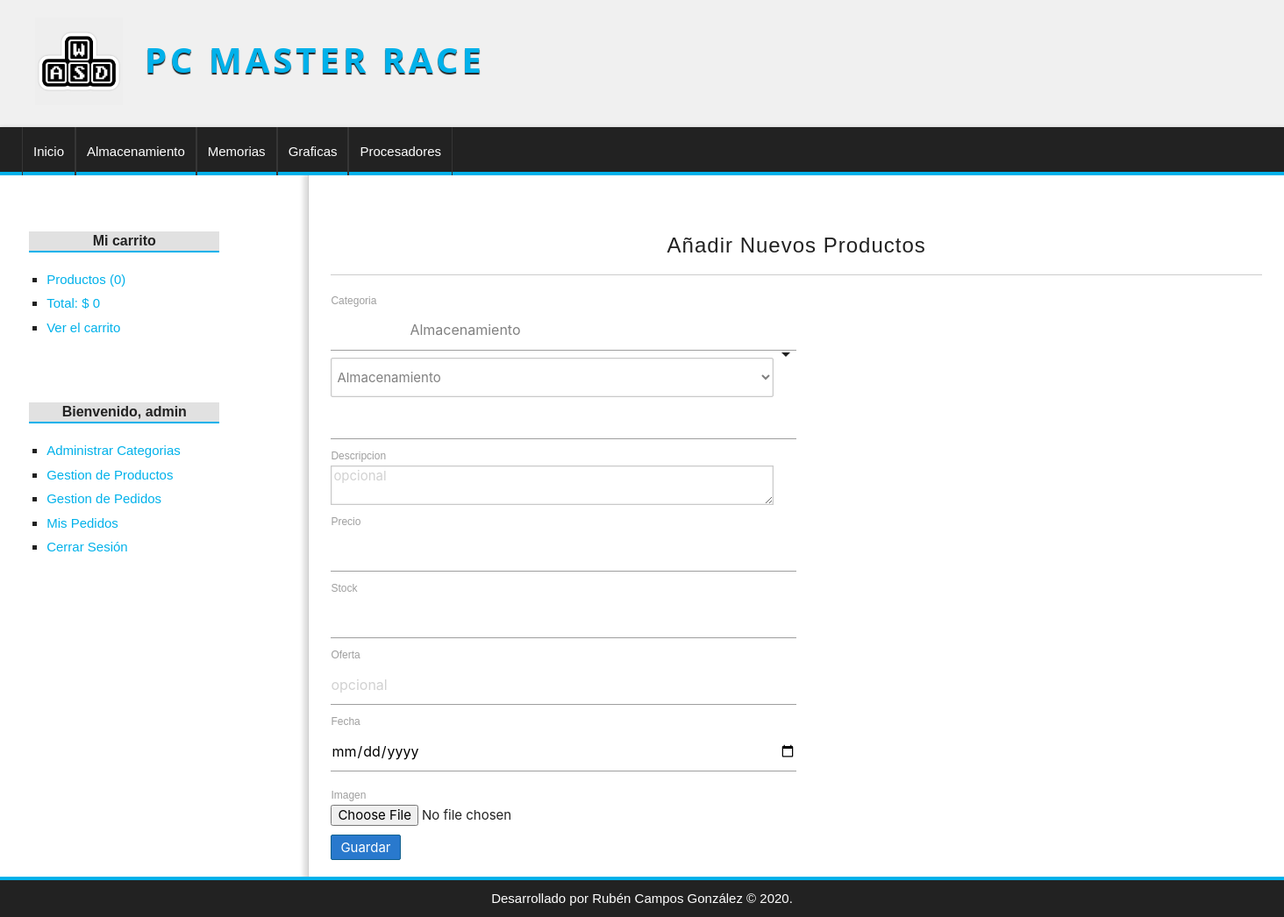
Page /producto/crear (signed in) on the committed database.
### tables this page shows
CREATE TABLE categorias(
id              int(255) auto_increment not null,
nombre          varchar(100) not null,
CONSTRAINT pk_categorias PRIMARY KEY(id) 
);

### config/db.php (called while the page is built)
<?php
class Database
{
    public static function connect()
    {
        $db = new mysqli('localhost', 'root', '', 'tienda_pc');
        $db->query("SET NAMES 'utf8'");
        return $db;
    }
}

### helpers/utils.php (called while the page is built, shortened)
<?php
class Utils
{
    public static function showCategorias()
    {
        require_once 'models/categoria.php';
        $categoria = new Categoria();
        $categorias = $categoria->getAll();
        return $categorias;
    }
}

### models/categoria.php (called while the page is built, shortened)
<?php
class Categoria
{
    private $db;
    public function __construct()
    {
        $this->db = Database::connect();
    }
    function getAll()
    {
        $categrorias = $this->db->query("SELECT * FROM categorias ORDER BY id DESC;");
        return $categrorias;
    }
}

### controllers/ProductoController.php (called while the page is built, shortened)
<?php
class ProductoController
{
    function crear()
    {
        require_once 'views/producto/crear.php';
    }
}

### views/producto/crear.php (the view, shortened to what this page needs)
<?php if (isset($edit) && isset($prod) && is_object($prod)) : ?>
    <h1>Editar un Producto: <?= $prod->nombre ?></h1>
    <?php $url_action = base_url . "producto/save&id=" . $prod->id; ?>
<?php else : ?>
    <h1>Añadir Nuevos Productos</h1>
    <?php $url_action = base_url . "producto/save"; ?>
<?php endif; ?>
<div class="form_container">
    <form action="<?= $url_action ?>" method="post" enctype="multipart/form-data">
        <label for="categoria">Categoria</label>
        <?php $categorias = Utils::showCategorias() ?>
        <select name="categoria" required>
            <?php while ($cat = $categorias->fetch_object()) : ?>
                <option value="<?= $cat->id ?>" <?= isset($prod) && is_object($prod) && $cat->id == $prod->categoria_id ? 'selected' : '' ?>>
                    <?= $cat->nombre ?>
                </option>
            <?php endwhile; ?>
        </select>
        <input type="text" name="nombre" value="<?= isset($prod) && is_object($prod) ? $prod->nombre : '' ?>">
        <label for="descripcion">Descripcion</label>
        <textarea name="descripcion" placeholder="opcional" rows="4"><?= isset($prod) && is_object($prod) ? $prod->descripcion : '' ?></textarea>
        <label for="precio">Precio</label>
        <input type="number" name="precio" step="0.01" min="0" value="<?= isset($prod) && is_object($prod) ? $prod->precio : '' ?>">
        <label for="stock">Stock</label>
        <input type="number" name="stock" min="0" value="<?= isset($prod) && is_object($prod) ? $prod->stock : '' ?>">
        <label for="oferta">Oferta</label>
        <input type="text" name="oferta" placeholder="opcional" maxlength="2" value="<?= isset($prod) && is_object($prod) ? $prod->oferta : '' ?>">
        <label for="fecha">Fecha</label>
        <input type="date" name="fecha" value="<?= isset($prod) && is_object($prod) ? $prod->fecha : '' ?>">
        <label for="imagen">Imagen</label>
        <input type="file" name="imagen">
        <input type="submit" value="Guardar">
    </form>
</div>

### views/layouts/header.php (shortened to what this page needs)
<!DOCTYPE html>
<html lang="es">
<head>
    <link rel="stylesheet" href="https://cdnjs.cloudflare.com/ajax/libs/font-awesome/4.7.0/css/font-awesome.min.css">
    <link type="text/css" rel="stylesheet" href="<?= base_url ?>assets/css/materialize.min.css" media="screen,projection" />
    <link type="text/css" rel="stylesheet" href="<?= base_url ?>assets/css/styles.css">
    <link rel="stylesheet" href="<?= base_url ?>assets/css/styles.css">
</head>
<body>
    <header id="header">
        <div id="logo">
            <img src="<?= base_url ?>assets/img/wasd.jpg" alt="PcPartsLogo">
            <a href="<?= base_url ?>">
                Pc MASTER RACE
            </a>
        </div>
    </header>
    <?php $categorias = Utils::showCategorias(); ?>
    <nav id="menu">
        <ul>
            <li><a href="<?= base_url ?>">Inicio</a></li>
            <?php while ($cat = $categorias->fetch_object()) : ?>
                <li><a href="<?= base_url ?>categoria/ver&id=<?= $cat->id ?>"><?= $cat->nombre ?></a></li>
            <?php endwhile; ?>
        </ul>
    </nav>
    <div id="content">

### assets/css/styles.css (style rules this page uses)
* { padding: 0px; margin: 0px; font-family: sans-serif, Helvetica, Arial; }
body { background: url(../img/bg.png); }
a { color: #01B1EA; }
#header { height: 145px; background: #F0F0F0; }
#logo { padding: 20px; margin-left: 20px; float:left; }
#logo img { float:left; height: 100px; }
#logo a { float:left; font-size: 40px; letter-spacing: 4px; font-family: 'Open Sans', Helvetica, Arial; text-transform: uppercase; color: #01B1EA; font-weight: bold; text-decoration: none; margin-top: 18px; margin-left: 25px; text-shadow: 0px 2px 1px #222222; transition: all 300ms; }
#menu { clear:both; background: #222; color: white; height: 55px; border-bottom: 4px solid #01B1EA; }
#menu ul { list-style: none; text-decoration: none; margin: 0px auto; margin-left: 25px; }
#menu ul li { line-height: 55px; float:left; border-right: 1px solid #363636; }
#menu a { display: block; color: white; text-decoration: none; padding-left: 12px; padding-right: 12px; transition: all 500ms; }
#menu a:first-child { border-left: 1px solid #363636; }
#content { margin: 0px auto; overflow: hidden; background: white; }
.form_container { width: 50%; }
label, input[type="text"], input[type="password"], input[type="email"], input[type="number"], select, textarea { display:block; width: 95%; margin-top: 2px; margin-bottom: 2px; }
input[type="text"], input[type="password"], input[type="email"], input[type="number"], select, textarea { border: 1px solid #C9C9C9; box-shadow: 0px 0px 2px #ccc inset; background: white; padding: 2px; color: gray; transition: all 300ms; }
input[type="button"], input[type="submit"], button, .button { display: block; border-radius: 2px; width: auto; padding: 5px; padding-left: 10px; padding-right: 10px; color: white; background: #2979CD; border: 1px solid #11608E; cursor:pointer; }
label, input[type="button"], input[type="submit"], button { display:block; margin-top: 10px; }
#central h1 { font-size: 24px; font-weight: normal; letter-spacing: 1px; text-align: center; border-bottom: 1px solid #ccc; margin-bottom: 20px; padding: 20px; padding-top: 0px; }

### rows in the picture
categorias: nombre "Almacenamiento"
categorias: nombre "Memorias"
categorias: nombre "Graficas"
categorias: nombre "Procesadores"

### other values in the picture
$stats['count'] "0"
$stats['total'] "0"
$_SESSION['identity']->nombre "admin"
form field categoria "Almacenamiento"
